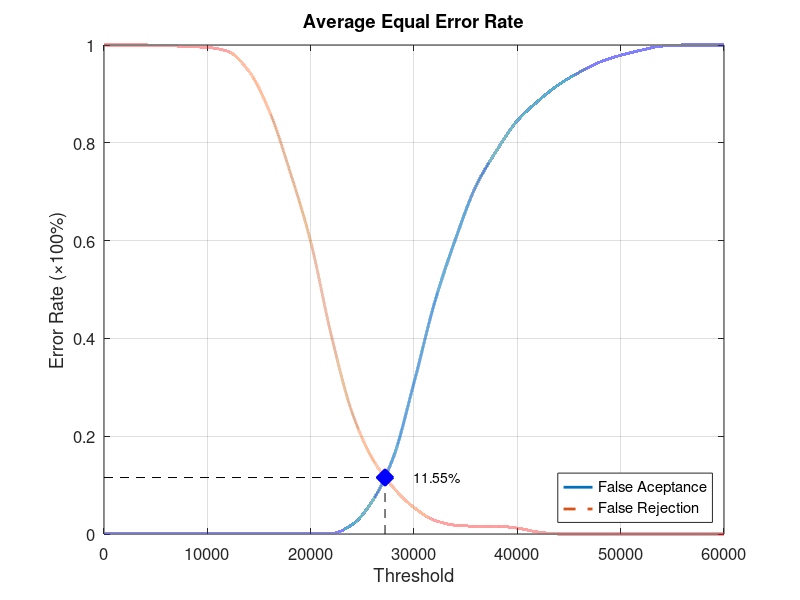
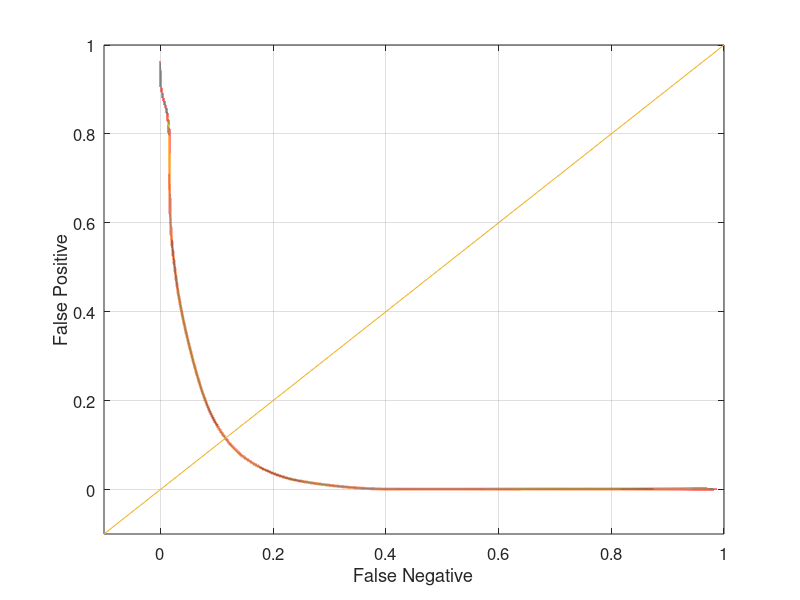

Recreate these plots in MATLAB, in order.
function yEER = Database3Average
close all;
clear;
clc;
x = 0:2000:60000;
xq = 0:0.5:60000;

y0 = [0 0.00105263 0.00105263 0.00105263 0.00105263 0.00105263 0.00105263 0.00105263 0.00105263 0.00105263 0.00105263 0.00105263 0.0189474 0.0684211 0.156842 0.309474 0.473684 0.602105 0.711579 0.784211 0.845263 0.885263 0.918947 0.944211 0.965263 0.978947 0.989474 0.997895 1 1 1];
yy0 = interp1(x, y0, xq, 'pchip');
y1 = [1 1 1 0.999 0.997 0.995 0.987 0.947 0.865 0.741 0.598 0.406 0.249 0.153 0.095 0.054 0.028 0.018 0.016 0.016 0.012 0.004 0 0 0 0 0 0 0 0 0];
yy1 = interp1(x, y1, xq, 'pchip');

% Calculating EER: 
y2 = abs(y0 - y1);
find(y2 == min(y2))
yy2 = abs(yy0 - yy1);
xEER = find(yy2 == min(yy2));
xEERIndex = xq(xEER) % X-axis EER
yEER = yy0(xEER) % Y-axis EER

main = figure
plot(xq, yy0,'-','LineWidth', 2);	hold on
plot(xq, yy1,'--','LineWidth', 2);	hold on
plot([xEERIndex xEERIndex], [0 yEER], 'k--');	hold on
plot([0 xEERIndex], [yEER yEER], 'k--');	hold on
plot(xEERIndex, yEER, 'bx', 'LineWidth', 10);	hold on
text(xEERIndex + 10 * xEERIndex / 100, yEER, [num2str(round((10000 * yEER)) / 100) '%'])
legend('False Aceptance', 'False Rejection', 'Location', 'SouthEast')
xlabel('Threshold')
ylabel('Error Rate (\times100%)')
title('Average Equal Error Rate')
set(gca, 'FontSize', 12)
axis([0 60000 0 1])
grid on

print(main, 'Database3AverageMain', '-dpng');
FNRxFPR = figure('Color', [1 1 1]);
plot(yy1, yy0, '-', yy1, yy0, 'LineWidth', 2);
hold on
y = -0.1:0.1:1
plot(y, y); 
set(gca, 'FontSize', 12)
xlabel('False Negative')
ylabel('False Positive')
axis([-0.1 1 -0.1 1])
set(gca, 'FontSize', 12)
grid on

print(FNRxFPR, 'Database3AverageFNRxFPR','-dpng');
end
